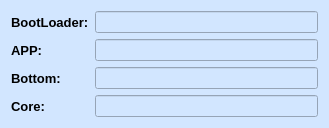
<?xml version="1.0" encoding="UTF-8"?>
<ui version="4.0">
 <class>version_Dialog</class>
 <widget class="QDialog" name="version_Dialog">
  <property name="geometry">
   <rect>
    <x>0</x>
    <y>0</y>
    <width>329</width>
    <height>117</height>
   </rect>
  </property>
  <property name="windowTitle">
   <string>设备版本</string>
  </property>
  <property name="styleSheet">
   <string notr="true">background-color: rgba(210, 230, 255, 255);</string>
  </property>
  <layout class="QGridLayout" name="gridLayout">
   <item row="0" column="0" colspan="2">
    <widget class="QLabel" name="label">
     <property name="font">
      <font>
       <pointsize>10</pointsize>
       <weight>75</weight>
       <bold>true</bold>
      </font>
     </property>
     <property name="text">
      <string>BootLoader:</string>
     </property>
    </widget>
   </item>
   <item row="0" column="2">
    <widget class="QLineEdit" name="bootloader_version_lineEdit">
     <property name="readOnly">
      <bool>true</bool>
     </property>
    </widget>
   </item>
   <item row="2" column="0" colspan="2">
    <widget class="QLabel" name="label_3">
     <property name="font">
      <font>
       <pointsize>10</pointsize>
       <weight>75</weight>
       <bold>true</bold>
      </font>
     </property>
     <property name="text">
      <string>Bottom:</string>
     </property>
    </widget>
   </item>
   <item row="2" column="2">
    <widget class="QLineEdit" name="bottom_version_lineEdit">
     <property name="readOnly">
      <bool>true</bool>
     </property>
    </widget>
   </item>
   <item row="1" column="2">
    <widget class="QLineEdit" name="app_version_lineEdit">
     <property name="readOnly">
      <bool>true</bool>
     </property>
    </widget>
   </item>
   <item row="3" column="2">
    <widget class="QLineEdit" name="core_version_lineEdit">
     <property name="readOnly">
      <bool>true</bool>
     </property>
    </widget>
   </item>
   <item row="3" column="0" colspan="2">
    <widget class="QLabel" name="label_5">
     <property name="font">
      <font>
       <pointsize>10</pointsize>
       <weight>75</weight>
       <bold>true</bold>
      </font>
     </property>
     <property name="text">
      <string>Core:</string>
     </property>
    </widget>
   </item>
   <item row="1" column="0" colspan="2">
    <widget class="QLabel" name="label_2">
     <property name="font">
      <font>
       <pointsize>10</pointsize>
       <weight>75</weight>
       <bold>true</bold>
      </font>
     </property>
     <property name="text">
      <string>APP:</string>
     </property>
    </widget>
   </item>
  </layout>
 </widget>
 <resources/>
 <connections/>
</ui>
